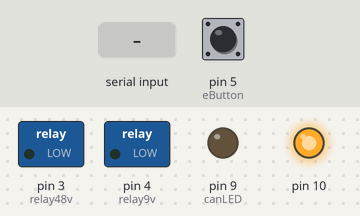
A sketch run on a simulated Arduino Uno, built with avr-gcc and run on an emulated ATmega328P. On the bench: switched loads named in the sketch (green lamp = pin HIGH), output pins drawn as LEDs (lit = HIGH). The inputs (shaded band) are chosen by the test bench; at power-on: pin 5 (eButton) HIGH. What the sketch prints to the serial monitor is not drawn.

Above: at 1.2 s.
1.3 s: pin 5 (eButton) pulled LOW for 0.15 s
2.9 s: "<H,90>" received over Serial
4.5 s: pin 5 (eButton) pulled LOW for 1 s
8.5 s: "<90,45,200>" received over Serial
11.5 s: "<30,150,10>" received over Serial
Timing chart, 0 to 14.5 s (numbered marks = the images above; inputs shaded):
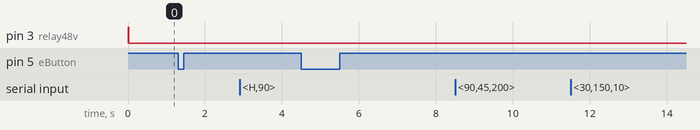

Measured:
- after the input at 1.3 s, every drawn part: stays the same
- after the input at 2.9 s, every drawn part: stays the same
- after the input at 4.5 s, every drawn part: stays the same
- after the input at 8.5 s, every drawn part: stays the same
- after the input at 11.5 s, every drawn part: stays the same

The sketch:

sterfBoard.ino
```cpp
#include <SPI.h>
#include <mcp2515.h>
#include "can_ids.h"

MCP2515 mcp2515(10);

const int relay48v    = 3;
const int relay9v     = 4;
const int eButton     = 5;
const int autoButton  = 6;
const int res1Button  = 7;
const int res2Button  = 8;
const int canLED      = 9;
unsigned long canLEDtime = 0;
const int cubePWM     = A0;

const uint32_t heartbeatInterval = 200;  // 5 Hz
const uint32_t commandInterval   = 20;   // 50 Hz

const bool ENABLE_BOARD_FAULTS   = true;
const uint8_t BOARD_TIMEOUT_MULT = 4;

// ===== DEBUG CSV =====
const bool DEBUG_CSV_ENABLED = true;

unsigned long serialCmdCount   = 0;
unsigned long serialHbCount    = 0;
unsigned long canSteerTxCount  = 0;

float lastTargetJumpDeg        = 0.0;
float lastSteeringAngleSent    = 0.0;
float lastSteeringRateSent     = 0.0;
// =====================

unsigned long nowMS                   = millis();
unsigned long lastHeartbeatTime       = 0;
unsigned long lastCommandTime         = 0;
unsigned long lastSerialHeartbeatTime = nowMS;
bool serialHeartbeatReceived          = false;

bool ackSignalInvalid = true;
unsigned long lastAckTime  = nowMS;
unsigned long noAckTimeout = 500;
bool noAckReceived = true;
int hbSignal = 0;

bool emergencyLatched  = false;   // [ESTOP] latched emergency, see top of file
bool firstSerialHbSeen = false;   // [ESTOP] first "H,x" after boot decides about a reboot while armed

unsigned long lastCanSig      = nowMS;
const unsigned long canLEDDur = 50;

float steeringAngle, steeringAngleVelocity, velocity,
      acceleration, jerk, gpsVelocity;

float velocitySetpoint       = 0.0;
float velocityFeedback       = 0.0;
float steeringRateSetPoint   = 0.0;
float steeringAngleFeedback  = 0.0;

float brakePositionFeedback  = 0.0;
float brakePctFeedback       = 0.0;

unsigned long lastAxelBrakeFeedback = 0;
unsigned long lastSteeringFeedback  = 0;
unsigned long lastBrakeFeedback     = 0;

bool axelBrakeAlive = false;
bool steeringAlive  = false;
bool brakeAlive     = false;

enum HbSignal  { DISARMED = 0, VALID_ARMED = 1, INVALID_ARMED = 2 };
enum Mode      { MANUAL = 0, AUTO = 1, EMERGENCY = 2 };

#define DEBUG_ENABLED
#ifdef DEBUG_ENABLED
  #define Debug Serial
#else
  #define Debug if (false) Serial
#endif

void sendHeartbeatMessage(int mode);
void sendCANMessages();
void checkCANMessages();
void led_maintenance();
void parseSerialData(String inputData);
void floatToBytes(float value, uint8_t* bytes);
void updateBoardAliveFlags(unsigned long now);
bool anyCriticalBoardMissing();
void sendSerialFeedbackToJetson();
void handleSerialInput(unsigned long now);
int computeCheckedMode(unsigned long now);
void sendDebugCsv(unsigned long now, int checkedMode);
void latchEmergency(const char* reason);   // [ESTOP]

void setup() {
  Serial.begin(115200);
  Serial.setTimeout(10);

  SPI.begin();
  mcp2515.reset();
  mcp2515.setBitrate(CAN_500KBPS, MCP_8MHZ);
  mcp2515.setNormalMode();

  pinMode(relay48v,    OUTPUT);
  pinMode(relay9v,     OUTPUT);
  pinMode(eButton,     INPUT);
  pinMode(autoButton,  INPUT_PULLUP);
  pinMode(res1Button,  INPUT_PULLUP);
  pinMode(res2Button,  INPUT_PULLUP);
  pinMode(canLED,      OUTPUT);

  digitalWrite(relay9v,  LOW);
  digitalWrite(relay48v, HIGH);

  if (DEBUG_CSV_ENABLED) {
    Serial.println("DBG_HEADER,t_ms,hbSignal,checkedMode,serialHbOk,noAck,ackAgeMs,steerCmdRx,steerRateRx,targetJump,steerCmdCan,steerRateCan,steerFb,steerRateFb,axelAlive,steeringAlive,brakeAlive,serialCmdCount,serialHbCount,canSteerTxCount");
  }
}

void loop() {
  unsigned long now = millis();

  checkCANMessages();
  updateBoardAliveFlags(now);

  if (digitalRead(eButton) == LOW) {
    digitalWrite(relay48v, LOW);
    latchEmergency("e-button");   // [ESTOP] stays latched after release until disarm

    if (now - lastHeartbeatTime >= heartbeatInterval) {
      sendHeartbeatMessage(EMERGENCY);
      lastHeartbeatTime = now;
    }

    led_maintenance();
    return;
  }

  handleSerialInput(now);

  if (now - lastSerialHeartbeatTime >= 2 * heartbeatInterval) {
    serialHeartbeatReceived = false;
  }

  now = millis();
  updateBoardAliveFlags(now);

  int checkedMode = computeCheckedMode(now);

  digitalWrite(relay48v, checkedMode == AUTO ? HIGH : LOW);

  if (now - lastHeartbeatTime >= heartbeatInterval) {
    sendHeartbeatMessage(checkedMode);
    lastHeartbeatTime = now;
  }

  if (now - lastCommandTime >= commandInterval) {
    sendCANMessages();
    lastCommandTime = now;
  }

  led_maintenance();
}

void latchEmergency(const char* reason) {
  if (!emergencyLatched) {
    emergencyLatched = true;
    Debug.print("FAULT: ");
    Debug.print(reason);
    Debug.println(" -> EMERGENCY latched");
  }
}

int computeCheckedMode(unsigned long now) {
  if ((hbSignal != DISARMED) && (now - lastAckTime > noAckTimeout)) {
    noAckReceived = true;
  } else {
    noAckReceived = false;
  }

  int checkedMode = MANUAL;

  switch (hbSignal) {
    case DISARMED:
      checkedMode = MANUAL;
      break;

    case VALID_ARMED:
      checkedMode = AUTO;
      break;

    case INVALID_ARMED:
      checkedMode = EMERGENCY;
      break;

    default:
      checkedMode = MANUAL;
      break;
  }

  // if (checkedMode == AUTO && noAckReceived) {
  //   checkedMode = EMERGENCY;
  //   Debug.println("FAULT: command timeout -> EMERGENCY");
  // }

  // static bool boardFaultLatched = false;

  // if (ENABLE_BOARD_FAULTS) {
  //   if (boardFaultLatched && (hbSignal == DISARMED || !anyCriticalBoardMissing())) {
  //     boardFaultLatched = false;
  //     Debug.println("INFO: board latch cleared");
  //   }

  //   if (checkedMode == AUTO && anyCriticalBoardMissing()) {
  //     boardFaultLatched = true;
  //     Debug.print("FAULT: missing board feedback -> EMERGENCY | axel=");
  //     Debug.print(axelBrakeAlive);
  //     Debug.print(" steering=");
  //     Debug.print(steeringAlive);
  //     Debug.print(" brake=");
  //     Debug.println(brakeAlive);
  //   }

  //   if (boardFaultLatched && checkedMode == AUTO) {
  //     checkedMode = EMERGENCY;
  //   }
  // }
    if (hbSignal != DISARMED) {
    if (noAckReceived) {
      latchEmergency("command timeout");
    }

    if (ENABLE_BOARD_FAULTS && anyCriticalBoardMissing()) {
      Debug.print("FAULT: missing board feedback | axel=");
      Debug.print(axelBrakeAlive);
      Debug.print(" steering=");
      Debug.print(steeringAlive);
      Debug.print(" brake=");
      Debug.println(brakeAlive);
      latchEmergency("missing board");
    }
  }

  // Only a fresh "H,0" (disarmed) with all critical boards alive clears the latch.
  if (emergencyLatched &&
      hbSignal == DISARMED && serialHeartbeatReceived &&
      !(ENABLE_BOARD_FAULTS && anyCriticalBoardMissing())) {
    emergencyLatched = false;
    Debug.println("INFO: emergency latch cleared (disarmed)");
  }

  // Disarmed = a human is driving: stays MANUAL even while latched.
  if (emergencyLatched && hbSignal != DISARMED) {
    checkedMode = EMERGENCY;
  }

  return checkedMode;
}

void handleSerialInput(unsigned long now) {
  if (Serial.available() <= 0) return;

  String inputData = Serial.readStringUntil('\n');
  inputData.trim();

  if (inputData.length() == 0) return;
  if (inputData[0] != '<') return;
  if (inputData[inputData.length() - 1] != '>') return;

  inputData.remove(0, 1);
  inputData.remove(inputData.length() - 1, 1);

  if (inputData.startsWith("H,")) {
    hbSignal = inputData.substring(2).toInt();
    serialHbCount++;
    lastSerialHeartbeatTime = now;
    serialHeartbeatReceived = true;

    // Keep old working behaviour:
    // heartbeat also keeps the serial command path alive.
    lastAckTime = now;
      if (!firstSerialHbSeen) {
      firstSerialHbSeen = true;
      if (hbSignal != DISARMED) {
        latchEmergency("booted while armed");
      }
    }
  } else {
    parseSerialData(inputData);
  }
}

void parseSerialData(String inputData) {
  float values[6];
  int index = 0;

  char buffer[96];
  inputData.toCharArray(buffer, sizeof(buffer));
  char* token = strtok(buffer, ",");

  while (token != NULL && index < 6) {
    values[index++] = atof(token);
    token = strtok(NULL, ",");
  }

  if (index == 6) {
    float newSteer = values[0];

    lastTargetJumpDeg = newSteer - steeringAngle;
    serialCmdCount++;

    lastAckTime           = millis();
    steeringAngle         = newSteer;
    steeringAngleVelocity = values[1];
    velocity              = values[2];
    acceleration          = values[3];
    jerk                  = values[4];
    gpsVelocity           = values[5];
  }
}

void sendHeartbeatMessage(int mode) {
  struct can_frame hb;

  hb.can_id  = CAN_HB_STERFBOARD;
  hb.can_dlc = 4;

  hb.data[0] = heartbeatInterval >> 8;
  hb.data[1] = heartbeatInterval & 0xFF;
  hb.data[2] = (mode == EMERGENCY) ? 0x02 : (mode == AUTO) ? 0x01 : 0x00;
  hb.data[3] = 0x00;

  mcp2515.sendMessage(&hb);

  sendSerialFeedbackToJetson();
  sendDebugCsv(millis(), mode);
}

void sendSerialFeedbackToJetson() {
  Serial.print("<");
  Serial.print(velocitySetpoint);     Serial.print(", ");
  Serial.print(velocityFeedback);     Serial.print(", ");

  // Steering feedback is no longer controlled by sterfBoard.
  // Keep the old 4-field format for compatibility with old mode_switch/to_vehicle.
  Serial.print(0.0);                  Serial.print(", ");
  Serial.print(0.0);
  Serial.println(">");
}

void sendDebugCsv(unsigned long now, int checkedMode) {
  if (!DEBUG_CSV_ENABLED) return;

  Serial.print("DBG,");
  Serial.print(now);                               Serial.print(",");
  Serial.print(hbSignal);                          Serial.print(",");
  Serial.print(checkedMode);                       Serial.print(",");
  Serial.print(serialHeartbeatReceived ? 1 : 0);   Serial.print(",");
  Serial.print(noAckReceived ? 1 : 0);             Serial.print(",");
  Serial.print(now - lastAckTime);                 Serial.print(",");
  Serial.print(steeringAngle, 3);                  Serial.print(",");
  Serial.print(steeringAngleVelocity, 3);          Serial.print(",");
  Serial.print(lastTargetJumpDeg, 3);              Serial.print(",");
  Serial.print(lastSteeringAngleSent, 3);          Serial.print(",");
  Serial.print(lastSteeringRateSent, 3);           Serial.print(",");
  Serial.print(steeringAngleFeedback, 3);          Serial.print(",");
  Serial.print(steeringRateSetPoint, 3);           Serial.print(",");
  Serial.print(axelBrakeAlive ? 1 : 0);            Serial.print(",");
  Serial.print(steeringAlive ? 1 : 0);             Serial.print(",");
  Serial.print(brakeAlive ? 1 : 0);                Serial.print(",");
  Serial.print(serialCmdCount);                    Serial.print(",");
  Serial.print(serialHbCount);                     Serial.print(",");
  Serial.print(canSteerTxCount);                   Serial.print(",");
  Serial.println(emergencyLatched ? 1 : 0);
}

void sendCANMessages() {
  // New 2-USB architecture:
  // sterfBoard must NOT command steering anymore.
  // Steering is handled by laptop/Jetson -> USB1 -> steering board.
  lastSteeringAngleSent = 0.0;
  lastSteeringRateSent  = 0.0;

  struct can_frame velocityMsg;
  velocityMsg.can_id  = CAN_VELOCITY_TARGET;
  velocityMsg.can_dlc = 8;
  floatToBytes(velocity,     velocityMsg.data);
  floatToBytes(acceleration, &velocityMsg.data[4]);
  mcp2515.sendMessage(&velocityMsg);

  struct can_frame gpsMsg;
  gpsMsg.can_id  = CAN_GPS_VELOCITY;
  gpsMsg.can_dlc = 4;
  floatToBytes(gpsVelocity, gpsMsg.data);
  mcp2515.sendMessage(&gpsMsg);
}

void floatToBytes(float value, uint8_t* bytes) {
  union {
    float f;
    uint8_t b[4];
  } c;

  c.f = value;
  memcpy(bytes, c.b, 4);
}

void checkCANMessages() {
  struct can_frame msg;

  while (mcp2515.readMessage(&msg) == MCP2515::ERROR_OK) {
    if (msg.can_dlc != 8) continue;

    digitalWrite(canLED, HIGH);
    lastCanSig = millis();

    if (msg.can_id == CAN_HB_AXELBRAKE) {
      memcpy(&velocitySetpoint, &msg.data[0], 4);
      memcpy(&velocityFeedback, &msg.data[4], 4);
      lastAxelBrakeFeedback = lastCanSig;
      Serial.println("axelbrakefeedback");
    }
    else if (msg.can_id == CAN_HB_STEERING) {
      // Not required anymore, but keep it for debug if the steering board is still connected.
      memcpy(&steeringRateSetPoint,  &msg.data[0], 4);
      memcpy(&steeringAngleFeedback, &msg.data[4], 4);
      lastSteeringFeedback = lastCanSig;
    }
    else if (msg.can_id == CAN_HB_BRAKE) {
      memcpy(&brakePositionFeedback, &msg.data[0], 4);
      memcpy(&brakePctFeedback,      &msg.data[4], 4);
      lastBrakeFeedback = lastCanSig;
      Serial.println("brakefeedback");
    }
  }
}

void updateBoardAliveFlags(unsigned long now) {
  unsigned long timeoutMs = (unsigned long)heartbeatInterval * BOARD_TIMEOUT_MULT;

  axelBrakeAlive = (now - lastAxelBrakeFeedback) <= timeoutMs;
  steeringAlive  = (now - lastSteeringFeedback)  <= timeoutMs;
  brakeAlive     = (now - lastBrakeFeedback)     <= timeoutMs;
}

bool anyCriticalBoardMissing() {
  // New 2-USB architecture:
  // steering board is NOT part of sterfBoard CAN safety anymore.
  // Only axelBrake and brake board remain critical on this CAN bus.
  return (!axelBrakeAlive || !brakeAlive);
}

void led_maintenance() {
  nowMS = millis();

  if (nowMS - lastCanSig > canLEDDur) {
    digitalWrite(canLED, LOW);
  }
}
```
